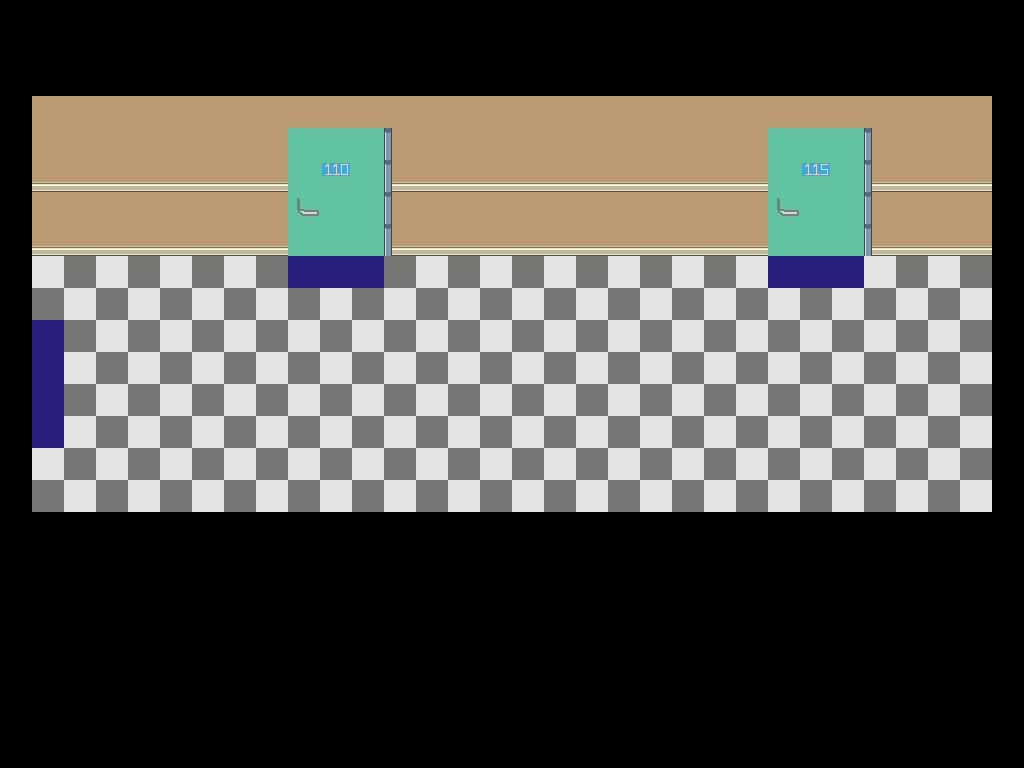

Below is a game level as drawn by its tile map, then a one-line description and the .tmx that defines it (tile-layer data replaced by summaries):
An orthogonal 32x24 tile map with 32x32 px tiles, 9 tile layers (sol, vers_etage1, vers_salle110, vers_salle115, ...), 8 tilesets.

<map version="1.8" tiledversion="1.8.2" orientation="orthogonal" renderorder="right-down" width="32" height="24" tilewidth="32" tileheight="32" infinite="0" nextlayerid="12" nextobjectid="1">
 <tileset firstgid="1" name="porte" tilewidth="32" tileheight="32" tilecount="16" columns="4">
  <image source="porte.png" trans="ff00ff" width="128" height="128" />
 </tileset>
 <tileset firstgid="17" source="test_porte(10).tsx" />
 <tileset firstgid="33" source="couleur.tsx" />
 <tileset firstgid="42" source="Interior.tsx" />
 <tileset firstgid="1066" source="porte.tsx" />
 <tileset firstgid="1082" source="pixel-cyberpunk-interior.tsx" />
 <tileset firstgid="1313" source="poignet.tsx" />
 <tileset firstgid="1314" source="110_115.tsx" />
 <layer id="2" name="sol" width="32" height="24">
  <data>[768 cells, 240 non-empty, 4 distinct tile ids]</data>
 </layer>
 <layer id="6" name="vers_etage1" width="32" height="24">
  <data>[768 cells, 4 non-empty, 1 distinct tile ids]</data>
 </layer>
 <layer id="9" name="vers_salle110" width="32" height="24">
  <data>[768 cells, 3 non-empty, 1 distinct tile ids]</data>
 </layer>
 <layer id="10" name="vers_salle115" width="32" height="24">
  <data>[768 cells, 3 non-empty, 1 distinct tile ids]</data>
 </layer>
 <layer id="5" name="noir 99" width="32" height="24">
  <data>[768 cells, 528 non-empty, 4 distinct tile ids]</data>
 </layer>
 <layer id="7" name="couleur mur 99" width="32" height="24">
  <data>[768 cells, 150 non-empty, 1 distinct tile ids]</data>
 </layer>
 <layer id="4" name="mur 99" width="32" height="24">
  <data>[768 cells, 48 non-empty, 1 distinct tile ids]</data>
 </layer>
 <layer id="3" name="porte 99" width="32" height="24">
  <data>[768 cells, 24 non-empty, 3 distinct tile ids]</data>
 </layer>
 <layer id="8" name="porte2 99" width="32" height="24">
  <data>[768 cells, 10 non-empty, 2 distinct tile ids]</data>
 </layer>
</map>
